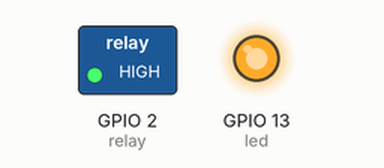
This sketch was run on a simulated ESP32. Parts: switched loads named in the sketch (green lamp = pin HIGH), output pins drawn as LEDs (lit = HIGH). Pins used as bus, display or sensor lines are not drawn.

Above: at 1.0 s.
At 3.0 s:
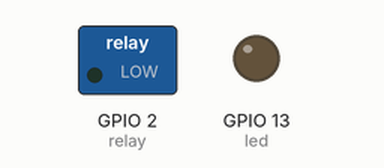
Timing chart, 0 to 5.2 s (numbered marks = the images above):
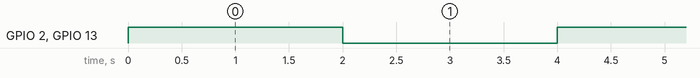

The sketch:

esp32_led_elay.ino
```cpp
int relay=2;
int led=13;
int r1=8;


void setup() {
  // put your setup code here, to run once:
Serial.begin(9600);
pinMode(led, OUTPUT);
pinMode(relay, OUTPUT);
pinMode(r1, OUTPUT);
}

void loop() {
  // put your main code here, to run repeatedly:
  digitalWrite(led, HIGH);
   digitalWrite(relay, HIGH);
    digitalWrite(r1, HIGH);
  delay(2000);
  digitalWrite(led, LOW);
   digitalWrite(relay, LOW);
    digitalWrite(r1, LOW);
  delay(2000);
}
```

Measured:
- by itself, GPIO 2 (relay), GPIO 13 (led): alternates HIGH for 2.0 s and LOW for 2.0 s
